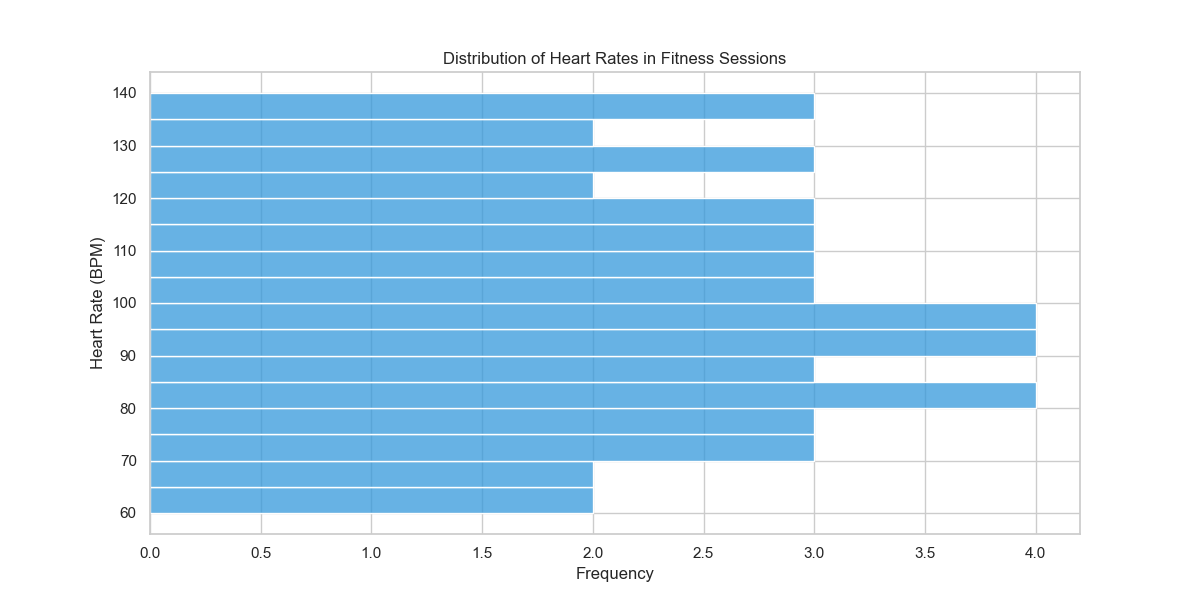

Generate this figure with Python:

import pandas as pd
import seaborn as sns
import matplotlib.pyplot as plt

data = {
    'Heart_Rate': [
        60, 62, 65, 67, 70, 70, 72, 75, 75, 77, 80, 80, 80, 82, 85, 85, 87, 90, 
        90, 90, 92, 95, 95, 95, 97, 100, 100, 102, 105, 105, 107, 110, 110, 112, 
        115, 115, 117, 120, 122, 125, 125, 127, 130, 132, 135, 137, 140
    ]
}

df = pd.DataFrame(data)

plt.figure(figsize=(12, 6))
sns.histplot(data=df, y='Heart_Rate', binwidth=5, color='#3498db')

plt.title('Distribution of Heart Rates in Fitness Sessions')
plt.xlabel('Frequency')
plt.ylabel('Heart Rate (BPM)')

plt.show()
